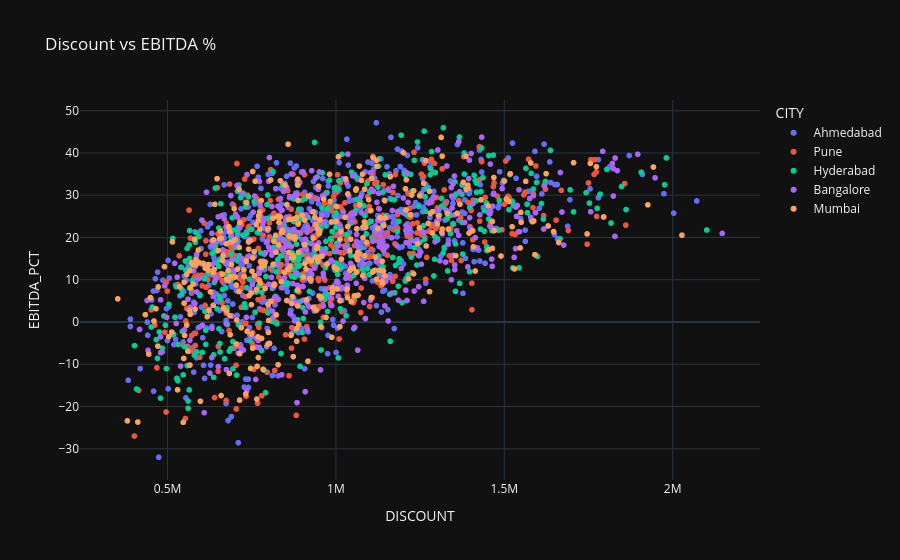

The notebook cell saved with this chart:
### Code cell
##Discount vs EBITDA
import plotly.express as px
fig = px.scatter(cd, x="DISCOUNT",y="EBITDA_PCT",color="CITY",hover_data=["STORE"],title="Discount vs EBITDA %"
)
fig.show()

### Figure 1 — Plotly figure (JSON) as saved in the notebook; plotly's stock layout.template omitted (floating-point values rounded to 4 significant figures; data arrays with more than 128 entries replaced by an {"elided": "..."} marker saying what was removed)
{"data": [{"customdata": {"elided": "522x1 str values"}, "hovertemplate": "CITY=Ahmedabad<br>DISCOUNT=%{x}<br>EBITDA_PCT=%{y}<br>STORE=%{customdata[0]}<extra></extra>", "legendgroup": "Ahmedabad", "marker": {"color": "#636efa", "symbol": "circle"}, "mode": "markers", "name": "Ahmedabad", "showlegend": true, "x": {"elided": "522 float values"}, "xaxis": "x", "y": {"elided": "522 float values"}, "yaxis": "y", "type": "scattergl"}, {"customdata": {"elided": "366x1 str values"}, "hovertemplate": "CITY=Pune<br>DISCOUNT=%{x}<br>EBITDA_PCT=%{y}<br>STORE=%{customdata[0]}<extra></extra>", "legendgroup": "Pune", "marker": {"color": "#EF553B", "symbol": "circle"}, "mode": "markers", "name": "Pune", "showlegend": true, "x": {"elided": "366 float values"}, "xaxis": "x", "y": {"elided": "366 float values"}, "yaxis": "y", "type": "scattergl"}, {"customdata": {"elided": "432x1 str values"}, "hovertemplate": "CITY=Hyderabad<br>DISCOUNT=%{x}<br>EBITDA_PCT=%{y}<br>STORE=%{customdata[0]}<extra></extra>", "legendgroup": "Hyderabad", "marker": {"color": "#00cc96", "symbol": "circle"}, "mode": "markers", "name": "Hyderabad", "showlegend": true, "x": {"elided": "432 float values"}, "xaxis": "x", "y": {"elided": "432 float values"}, "yaxis": "y", "type": "scattergl"}, {"customdata": {"elided": "402x1 str values"}, "hovertemplate": "CITY=Bangalore<br>DISCOUNT=%{x}<br>EBITDA_PCT=%{y}<br>STORE=%{customdata[0]}<extra></extra>", "legendgroup": "Bangalore", "marker": {"color": "#ab63fa", "symbol": "circle"}, "mode": "markers", "name": "Bangalore", "showlegend": true, "x": {"elided": "402 float values"}, "xaxis": "x", "y": {"elided": "402 float values"}, "yaxis": "y", "type": "scattergl"}, {"customdata": {"elided": "378x1 str values"}, "hovertemplate": "CITY=Mumbai<br>DISCOUNT=%{x}<br>EBITDA_PCT=%{y}<br>STORE=%{customdata[0]}<extra></extra>", "legendgroup": "Mumbai", "marker": {"color": "#FFA15A", "symbol": "circle"}, "mode": "markers", "name": "Mumbai", "showlegend": true, "x": {"elided": "378 float values"}, "xaxis": "x", "y": {"elided": "378 float values"}, "yaxis": "y", "type": "scattergl"}], "layout": {"xaxis": {"anchor": "y", "domain": [0.0, 1.0], "title": {"text": "DISCOUNT"}}, "yaxis": {"anchor": "x", "domain": [0.0, 1.0], "title": {"text": "EBITDA_PCT"}}, "legend": {"title": {"text": "CITY"}, "tracegroupgap": 0}, "title": {"text": "Discount vs EBITDA %"}}}
